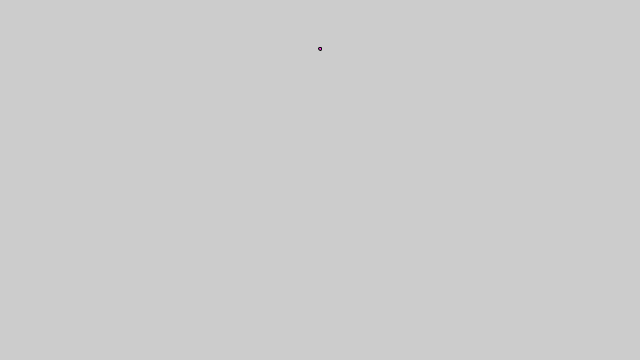
Frame 1 (no input)
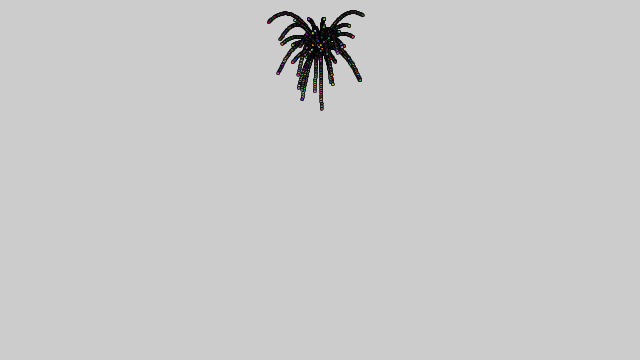
Frame 60 (the mouse pressed at the canvas centre just before this capture)
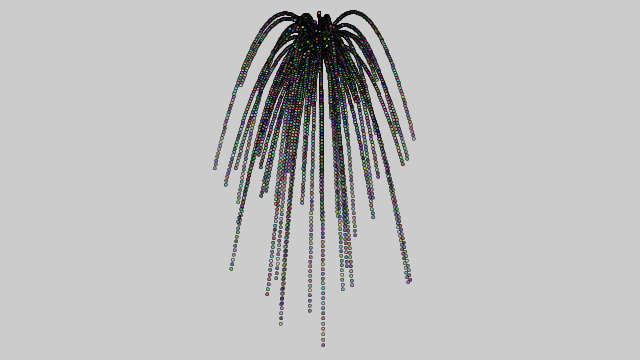
Frame 120 (the mouse held since frame 60 and released just before this capture)

The Processing sketch that drew these frames (run headless with seeded random() and noise(); from frame 60 on, the mouse is pressed at the canvas centre):

// Processing sketch: sketch_10_31__
// ── sketch_10_31__.pde
ParticleSystem ps;
 
void setup() {
  size(640, 360);
  ps = new ParticleSystem(new PVector(width/2, 50));
}
void draw() {
 
  
  ps.addParticle();
  ps.run();
}

// ── particle.pde
class Particle {
  PVector location;
  PVector velocity;
  PVector acceleration;
 
  float lifespan;
  Particle(PVector l) {
    // The acceleration
    acceleration = new PVector(0, 0.05);
    // circel's x and y ==> range
    velocity = new PVector(random(-1, 1), random(-2, 0));
    // apawn's position
    location = l.copy();
    // the circle life time
    lifespan = 255.0;
  }
  void run() {
    update();
    display();
  }
  void update() {
    velocity.add(acceleration);
    location.add(velocity);
    lifespan-=1.0;
  }
 
  boolean isDead() {
    if (lifespan <= 0) {
      return true;
    } else {
      return false;
    }
  }
  void display() {
    // border
    stroke(0, lifespan);
    // border's weight
    strokeWeight(1);
    float r = random(0,255);
    float g = random(0,255);
    float b = random(0,255);
    // random the circle's color
    fill(r,g,b, lifespan);
    // draw circle
    ellipse(location.x, location.y, 3, 3);
  }
}

// ── particleSystem.pde
// A class to describe a group of Particles
// An ArrayList is used to manage the list of Particles 
 
class ParticleSystem {
  ArrayList<Particle> particles;
  PVector origin;
 
  ParticleSystem(PVector position) {
    origin = position.copy();
    particles = new ArrayList<Particle>();
  }
 
  void addParticle() {
    particles.add(new Particle(origin));
  }
 
  void run() {
    for (int i = particles.size()-1; i >= 0; i--) {
      Particle p = particles.get(i);
      p.run();
      if (p.isDead()) {
        particles.remove(i);
      }
    }
  }
}
